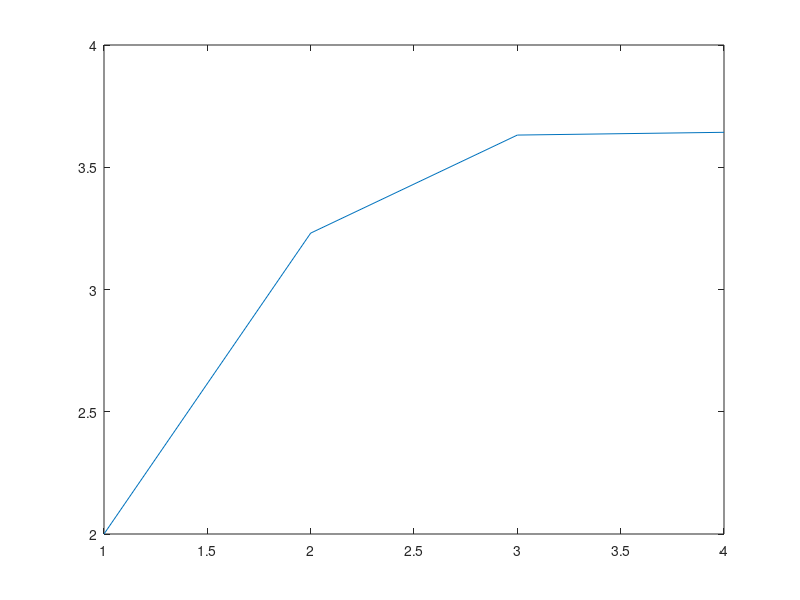

Write the MATLAB code that produced this figure.
% convergence using h function
clear
lambda = 6;
mu = 4;
rho = lambda/ mu;
k = 40;
c = 10;
a = k * lambda^3 * (1 - rho)^3 / (c^2 * rho^3);
b = 1/log(rho);

h = @(u) a * (1 + 1 / u)^2 + b * u - log(u+1)/log(rho);
h_prime = @(u) b * u / (1 + u) - 2 * a * (u + 1)/ u^3;

u = 2;
u_previous = 3;
count = 0;

while abs(u - u_previous) > 1e-5
    u_track(count+1) = u;
    u_previous = u;
    u = u - h(u)/h_prime(u);
    count = count + 1;
end

B = log(u+1)/log(rho)-1;

plot(u_track)
